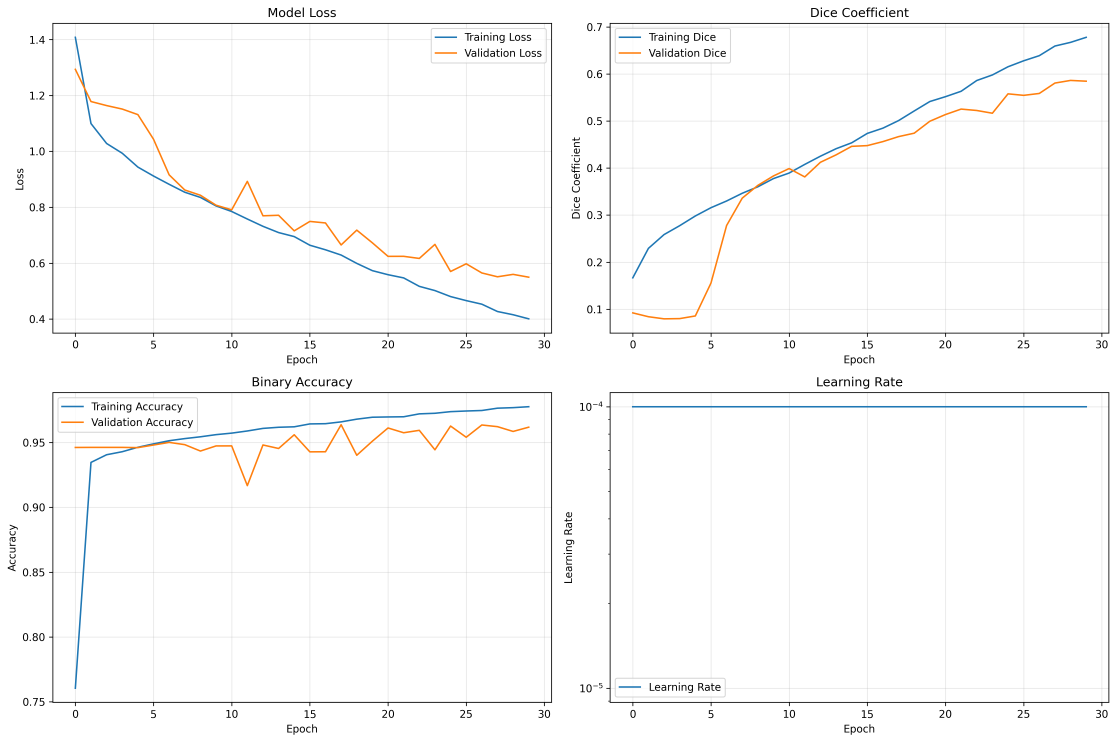
#> input picture results/unet_training_curves.png, 4465 x 2969 px (shown at 1/4 size)
$ python -i train_unet.py   (imports and definitions only)
#> lines starting #> are read from the running program, lines starting #| are printed output that depends on the picture; after the words box and inside, x2 and y2 are one past the last pixel; in counts of white or black regions, pixels touching at a corner belong together
### config.py
"""
Brain Tumor Detection System Configuration
==========================================

Central configuration file for all project settings.
Update the DATASET_PATH variable below to point to your downloaded Kaggle dataset.
"""

import os
from pathlib import Path


DATASET_PATH = "/Users/prajwalpatil/Desktop/archive (1) 2"


PROJECT_ROOT = Path(__file__).parent
DATA_DIR = PROJECT_ROOT / "data"
MODELS_DIR = PROJECT_ROOT / "models"
RESULTS_DIR = PROJECT_ROOT / "results"
LOGS_DIR = PROJECT_ROOT / "logs"

# Create directories if they don't exist
for directory in [DATA_DIR, MODELS_DIR, RESULTS_DIR, LOGS_DIR]:
    directory.mkdir(exist_ok=True)


IMG_SIZE = (224, 224)
BATCH_SIZE = 32
VALIDATION_SPLIT = 0.2
TEST_SPLIT = 0.1
RANDOM_SEED = 42

# Classification model parameters
CLASSIFIER_EPOCHS = 50
CLASSIFIER_LEARNING_RATE = 0.001
CLASSIFIER_PATIENCE = 10

# Segmentation model parameters
UNET_EPOCHS = 30
UNET_LEARNING_RATE = 0.0001
UNET_PATIENCE = 8

# Preprocessing parameters
GAUSSIAN_KERNEL_SIZE = (5, 5)
GAUSSIAN_SIGMA = 0
BINARY_THRESHOLD = 45
MORPHOLOGY_ITERATIONS = 2
ADD_PIXELS = 0


CLASS_NAMES = ['glioma_tumor', 'meningioma_tumor', 'no_tumor', 'pituitary_tumor']
NUM_CLASSES = len(CLASS_NAMES)


# [59 lines left out: functions validate_dataset_path, get_dataset_info, not called in this run]

# [20 lines that do not run on import are left out]

### train_unet.py
"""
Brain Tumor U-Net Segmentation Model
===================================

Implements U-Net Lite for tumor segmentation with synthetic mask generation.
Integrates with the centralized configuration system.

Usage:
    python scripts/train_unet.py

The U-Net model will automatically use parameters from config.py and load data from the dataset loader.
"""

import os
import numpy as np
import cv2
import matplotlib.pyplot as plt
from pathlib import Path
import logging
import json
from datetime import datetime

import tensorflow as tf
from tensorflow.keras.layers import (
    Input, Conv2D, MaxPooling2D, UpSampling2D, concatenate,
    BatchNormalization, Activation, Dropout
)
from tensorflow.keras.models import Model
from tensorflow.keras.optimizers import Adam
from tensorflow.keras.callbacks import ModelCheckpoint, EarlyStopping, ReduceLROnPlateau
from tensorflow.keras.losses import binary_crossentropy
from tensorflow.keras.metrics import MeanIoU
import tensorflow.keras.backend as K

from config import (
    MODELS_DIR, RESULTS_DIR, LOGS_DIR, IMG_SIZE, NUM_CLASSES, CLASS_NAMES,
    BATCH_SIZE, UNET_EPOCHS, UNET_LEARNING_RATE, UNET_PATIENCE,
    RANDOM_SEED
)
from dataset_loader import BrainTumorDatasetLoader

class TumorMaskGenerator:
    """
    Generates synthetic tumor masks using image processing techniques.
    Used when ground truth segmentation masks are not available.
    """

    def __init__(self):
        # Setup logging
        self.setup_logging()

    def setup_logging(self):
        """Setup logging configuration"""
        log_file = LOGS_DIR / "mask_generation.log"
        logging.basicConfig(
            level=logging.INFO,
            format='%(asctime)s - %(levelname)s - %(message)s',
            handlers=[
                logging.FileHandler(log_file),
                logging.StreamHandler()
            ]
        )
        self.logger = logging.getLogger(__name__)

    def generate_tumor_mask(self, image, tumor_class=None):
        """
        Generate tumor mask using thresholding and morphological operations.

        Args:
            image: Input RGB image (0-1 normalized)
            tumor_class: Class of tumor (for class-specific processing)

        Returns:
            Binary mask of tumor region
        """
        # Convert to uint8 for OpenCV operations
        img_uint8 = (image * 255).astype(np.uint8)
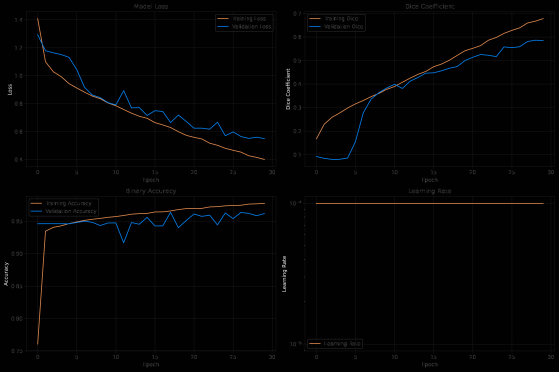
#> img_uint8: shape (2969, 4465, 3) (shown at 1/8 size); mean R, G, B 3.1, 3.2, 3.3

        # Convert to grayscale
        gray = cv2.cvtColor(img_uint8, cv2.COLOR_RGB2GRAY)

        # Apply Gaussian blur
        blurred = cv2.GaussianBlur(gray, (5, 5), 0)

        # Adaptive thresholding to find potential tumor regions
        adaptive_thresh = cv2.adaptiveThreshold(
            blurred, 255, cv2.ADAPTIVE_THRESH_GAUSSIAN_C,
            cv2.THRESH_BINARY_INV, 11, 2
        )
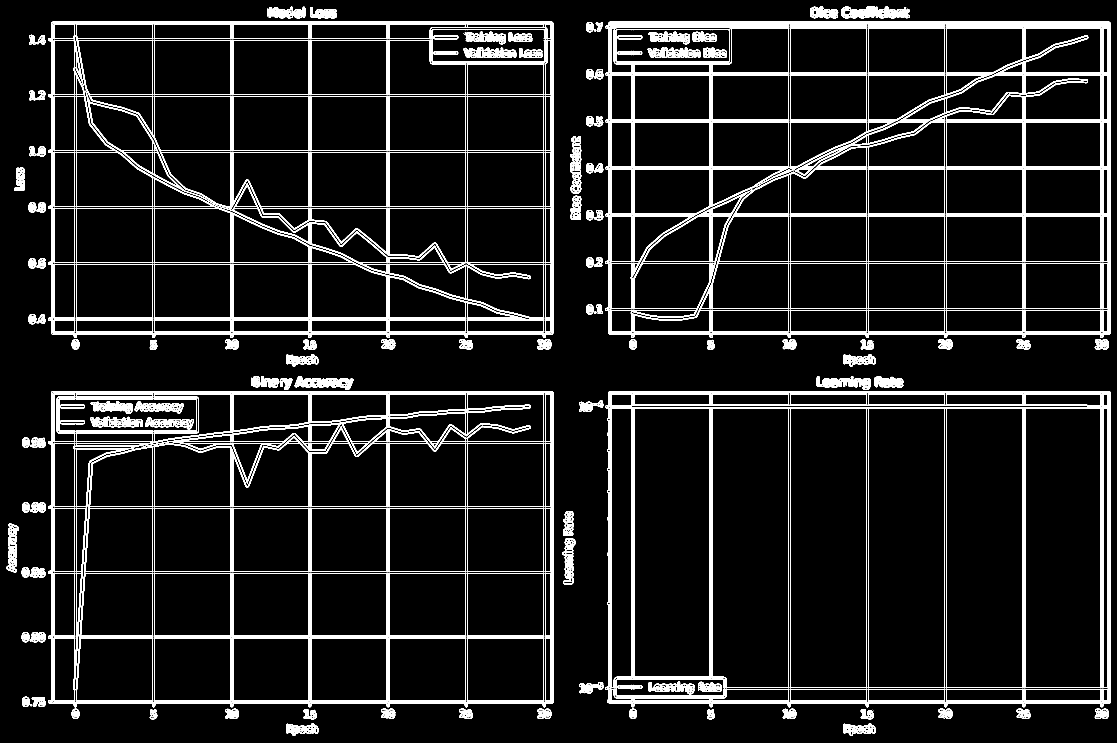
#> adaptive_thresh: shape (2969, 4465) (shown at 1/4 size); 7% white; 1123 white regions (706 under 20 px), largest, box (x1, y1, x2, y2) and area: (215, 1574, 2176, 2806) 93535, (215, 97, 2176, 1329) 91865, (2444, 110, 4406, 1329) 86464

        # Morphological operations to clean up the mask
        kernel = cv2.getStructuringElement(cv2.MORPH_ELLIPSE, (5, 5))
        opened = cv2.morphologyEx(adaptive_thresh, cv2.MORPH_OPEN, kernel)
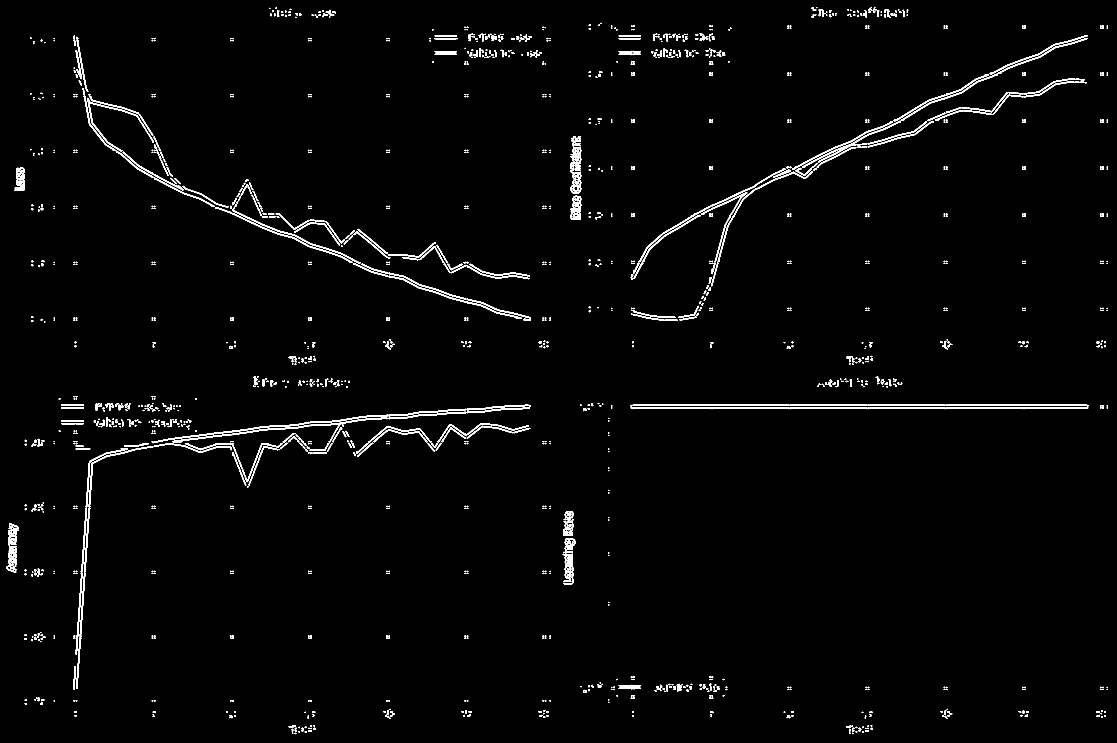
#> opened: shape (2969, 4465) (shown at 1/4 size); 1.7% white; 1989 white regions (353 under 20 px), largest, box (x1, y1, x2, y2) and area: (928, 1635, 1865, 1729) 4771, (1552, 1090, 2124, 1276) 3027, (1554, 1103, 2086, 1275) 2852
        closed = cv2.morphologyEx(opened, cv2.MORPH_CLOSE, kernel)
#> closed: shape (2969, 4465); 1.7% white; 1205 white regions (215 under 20 px)

        # Find contours and keep only significant ones
        contours, _ = cv2.findContours(closed, cv2.RETR_EXTERNAL, cv2.CHAIN_APPROX_SIMPLE)
#> contours = 1205 contours, 321 with area under 20; largest, box (x1, y1, x2, y2) and area: (2522, 1617, 4354, 1637) 14689, (607, 1619, 2123, 1773) 12296, (2281, 545, 2325, 776) 7173, (3208, 152, 4350, 671) 7092, (305, 1773, 928, 2755) 5934

        # Create mask
        mask = np.zeros_like(gray)

        if contours:
            # Sort contours by area and keep the largest ones
            contours = sorted(contours, key=cv2.contourArea, reverse=True)

            # For tumor images, create mask from largest contours
            if tumor_class and tumor_class != 'no_tumor':
                # Keep top 1-3 contours depending on their size
                total_area = gray.shape[0] * gray.shape[1]
                for contour in contours[:3]:
                    area = cv2.contourArea(contour)
                    # Only include contours that are significant but not too large
                    if 100 < area < total_area * 0.3:
                        cv2.fillPoly(mask, [contour], 255)
            else:
                # For no_tumor class, create minimal or no mask
                pass

        # Normalize mask to 0-1
        mask = mask.astype(np.float32) / 255.0

        return mask

    # [76 lines left out: functions generate_masks_for_dataset, save_sample_masks, not called in this run]

class UNetLite:
    """
    Lightweight U-Net implementation for tumor segmentation.
    """

    # [480 lines left out: functions __init__, setup_logging, conv_block, encoder_block, decoder_block, build_model and 12 more, not called in this run]

# [2 lines not run here, left out]

>>> import cv2
>>> picture = cv2.cvtColor(cv2.imread('results/unet_training_curves.png'), cv2.COLOR_BGR2RGB)
>>> result = TumorMaskGenerator().generate_tumor_mask(picture)
#> result: shape (2969, 4465) float32; every value is 0

$ run again, on results/classifier_training_curves.png
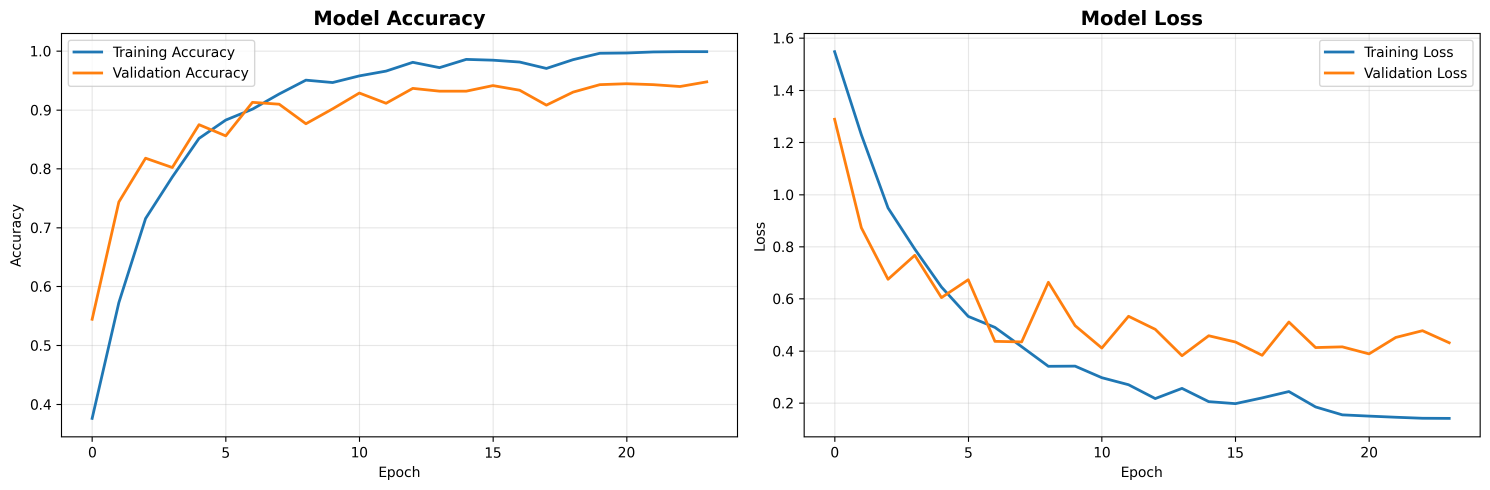
#> input picture results/classifier_training_curves.png, 4469 x 1470 px (shown at 1/3 size)
#> in generate_tumor_mask, `adaptive_thresh = cv2.adaptiveThreshold( blurred, 255, cv2.ADAPTIVE_TH..`:
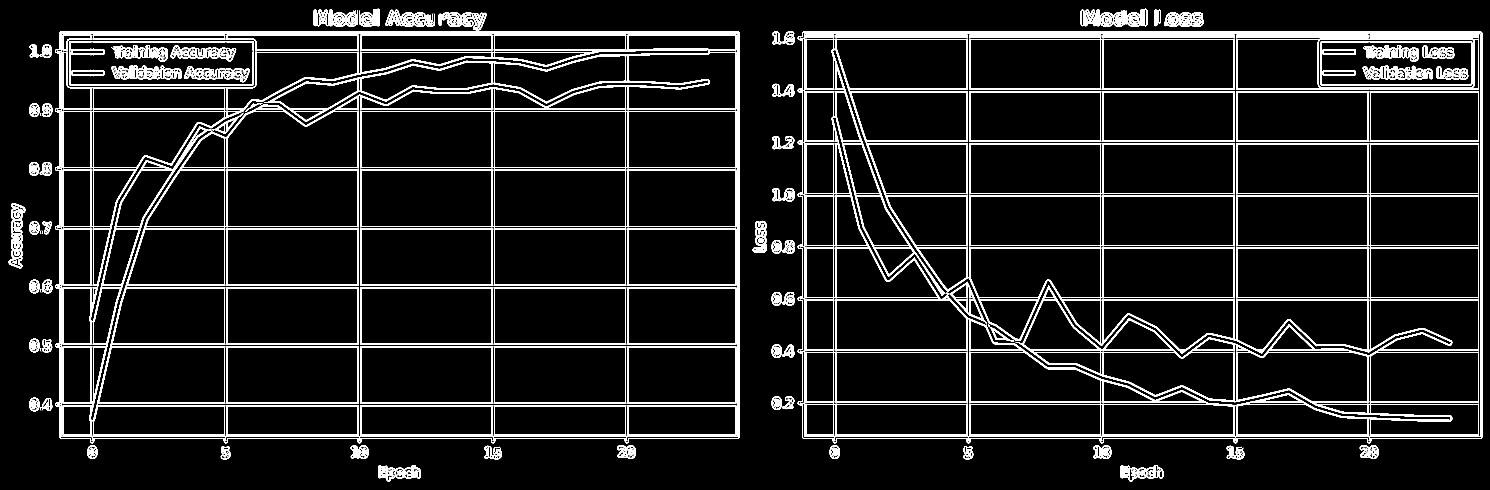
#> adaptive_thresh: shape (1470, 4469) (shown at 1/3 size); 8% white; 602 white regions (367 under 20 px), largest, box (x1, y1, x2, y2) and area: (2416, 116, 4437, 1307) 100930, (188, 104, 2209, 1307) 84628, (2393, 94, 4447, 1330) 20266
#> in generate_tumor_mask, `opened = cv2.morphologyEx(adaptive_thresh, cv2.MORPH_OPEN, kernel)`:
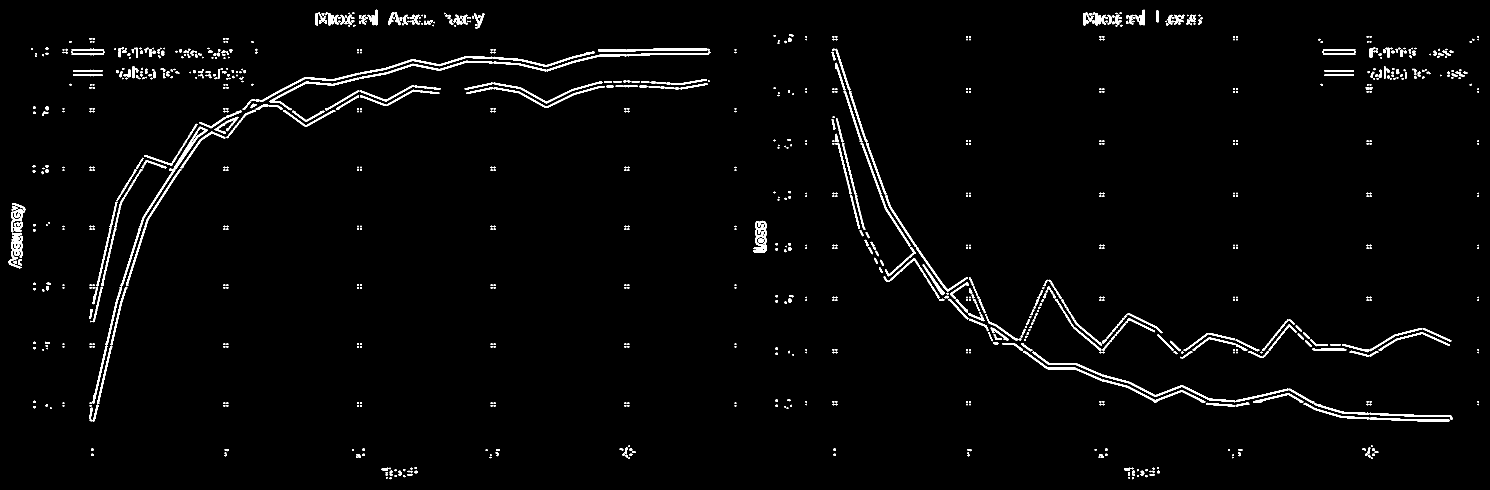
#> opened: shape (1470, 4469) (shown at 1/3 size); 2.1% white; 1145 white regions (191 under 20 px), largest, box (x1, y1, x2, y2) and area: (752, 169, 1478, 305) 3794, (3305, 1124, 3707, 1207) 2172, (1078, 182, 1478, 237) 2080
#> closed: shape (1470, 4469); 2.2% white; 620 white regions (116 under 20 px)
#> contours = 620 contours, 172 with area under 20; largest, box (x1, y1, x2, y2) and area: (3097, 1055, 4357, 1264) 7306, (808, 154, 2131, 331) 5802, (267, 314, 848, 1265) 5084, (269, 380, 623, 1212) 4952, (26, 609, 76, 805) 4575
#> result: shape (1470, 4469) float32; every value is 0

$ run again, on results/gg (362)_preprocessing_steps.png
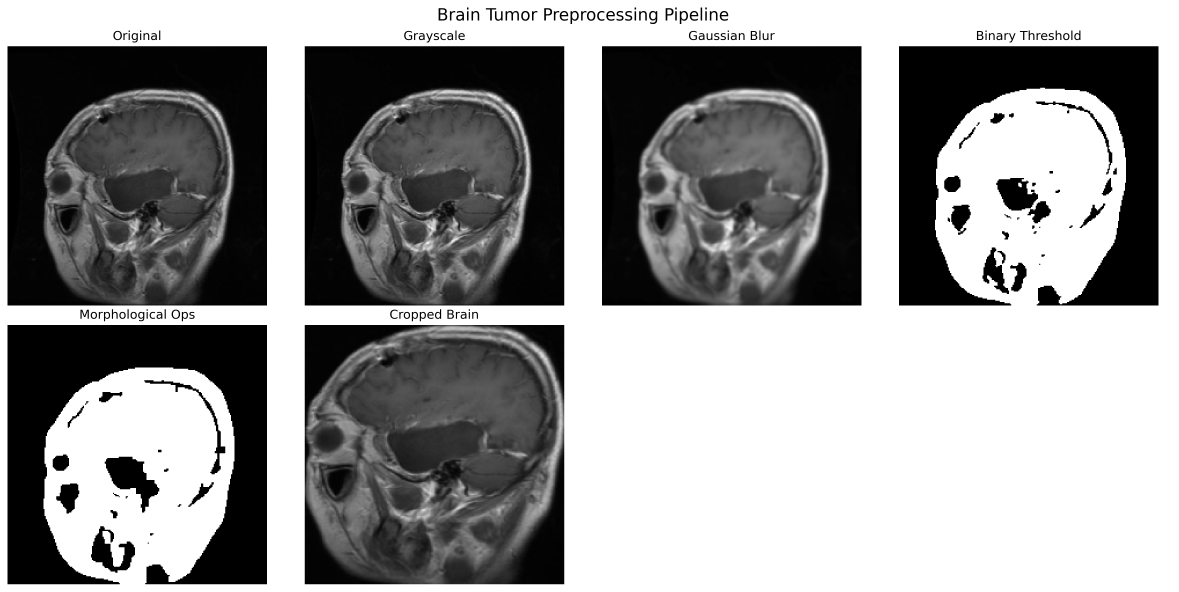
#> input picture results/gg (362)_preprocessing_steps.png, 4716 x 2367 px (shown at 1/4 size)
#> picture is the input picture: shape (2367, 4716, 3); min 0, max 255, mean 149
#> in generate_tumor_mask, `adaptive_thresh = cv2.adaptiveThreshold( blurred, 255, cv2.ADAPTIVE_TH..`:
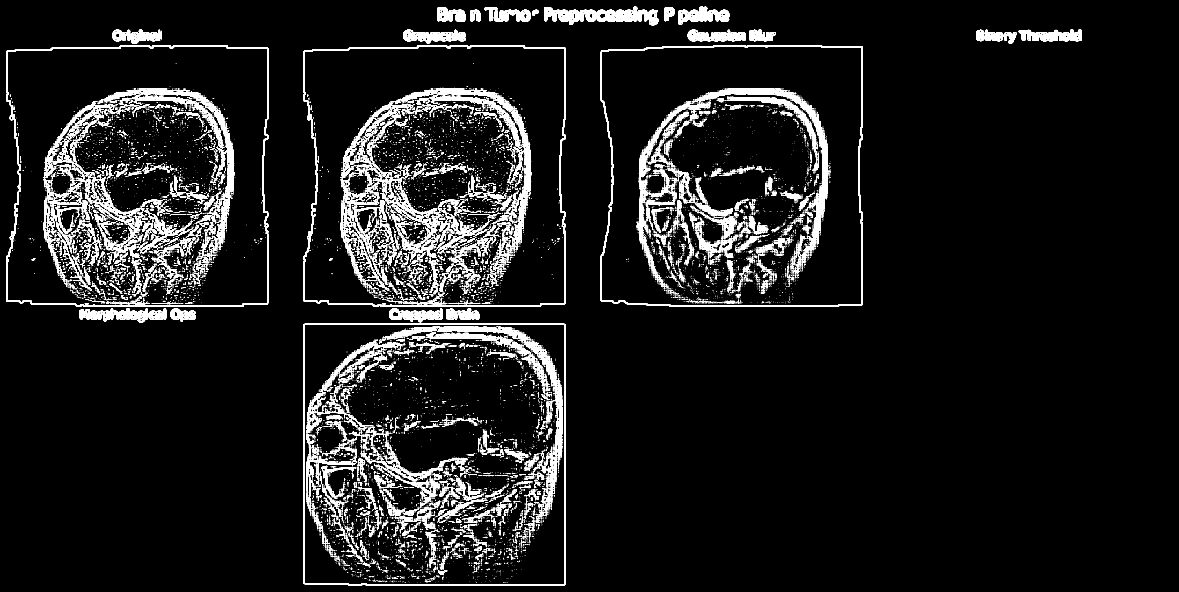
#> adaptive_thresh: shape (2367, 4716) (shown at 1/4 size); 5.2% white; 23412 white regions (20211 under 20 px), largest, box (x1, y1, x2, y2) and area: (25, 180, 1073, 1227) 22476, (1214, 180, 2262, 1227) 22476, (2403, 180, 3451, 1227) 21405
#> in generate_tumor_mask, `opened = cv2.morphologyEx(adaptive_thresh, cv2.MORPH_OPEN, kernel)`:
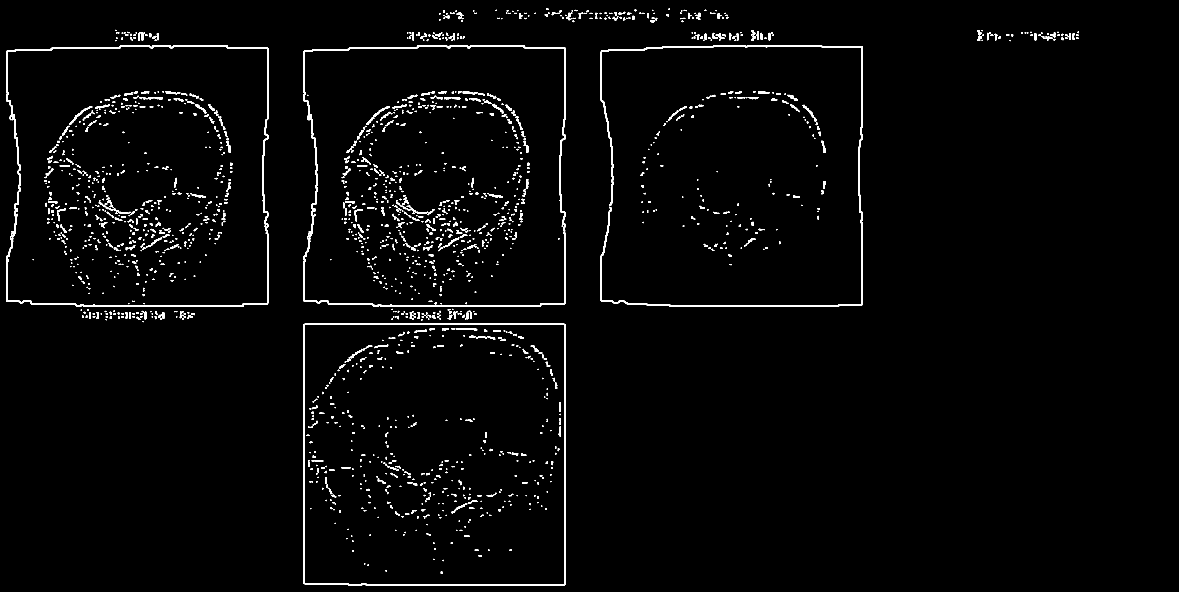
#> opened: shape (2367, 4716) (shown at 1/4 size); 1.7% white; 2130 white regions (592 under 20 px), largest, box (x1, y1, x2, y2) and area: (1214, 1295, 2262, 2342) 20838, (2403, 180, 3451, 1227) 20723, (25, 180, 1073, 926) 12577
#> closed: shape (2367, 4716); 1.8% white; 1683 white regions (391 under 20 px)
#> contours = 1324 contours, 483 with area under 20; largest, box (x1, y1, x2, y2) and area: (1214, 1295, 2262, 2342) 1094191, (1214, 180, 2262, 1227) 18244, (25, 180, 1073, 1227) 18244, (2403, 180, 3451, 1227) 17165, (1585, 800, 1738, 861) 744
#> result: shape (2367, 4716) float32; every value is 0
